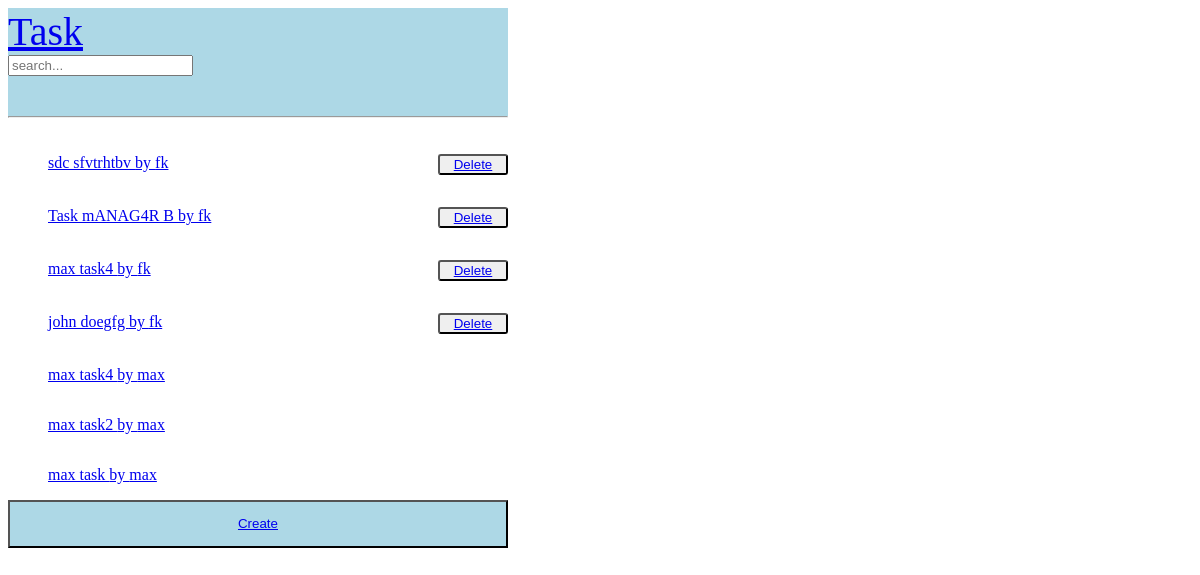
The page /task-home/ (signed in) on the database its author committed.
### base/models.py (models this page shows)
class Task(models.Model):
    user = models.ForeignKey(User, on_delete=models.CASCADE)
    name = models.CharField(max_length=50)
    details = models.TextField(null=True, blank=True)
    date_created = models.DateTimeField(auto_now_add=True)
    class Meta:
        ordering = ['-date_created']
    def __str__(self):
        return self.name

### base/views.py (the view)
# urls.py: path('task-home/', views.taskHome, name='task_home'),
def taskHome(request):
    q = request.GET.get('q')
    if  q != None:
        task = Task.objects.filter(name__icontains=q)
    else:
        task = Task.objects.all()
    context = {'task':task}
    return render (request, "base/task_home.html", context)

### base/templates/base/task_home.html
{% include "base/base.html" %}
{% block content %}
<div class="container">
    {% if user.is_authenticated %}
        {% for tasks in task %}
            <div class="list">
                <ol>
                    <li><a href="{% url 'task_view' tasks.id %}">{{ tasks }} by {{ tasks.user }} </a></li>
                    {% if request.user == tasks.user %}
                    <button class="button"><a id="delete" href="{% url 'task_delete' tasks.id %}">Delete</a></button>
                    {% endif %}
               </ol>
            </div>
        {% endfor %}
        <button class="create"><p><a href="{% url 'task_create' %}">Create</a></button>
    {% else %}
    <button class="create"><p><a href="{% url 'signuppage' %}">Signup</a></button>
    <button class="create"><p><a href="{% url 'loginpage' %}">login</a></button>
    {% endif %}
{% endblock content %}

### base/templates/base/base.html (shortened to what this page needs)
<html lang="en">
<head>
</head>
<body>
    <nav>
        <a href="{% url 'home' %}">Task</a>
        <form method="GET" action="{% url 'task_home' %}">
            <input type="text" placeholder="search..." name="q"/>
        </form>
        <p>
        <hr>
    </nav>
</body>
</html>

### base/templates/base/base.html (style rules this page uses)
nav { background: lightblue; width: 500px; font-size: 40px; font-family: Verdana; }
.container { background: white; width: 500px; border-radius: 150px; }
div { display: grid; }
li { display: inline; list-style: none; }
p { color: lightblue; }
.button { float: right; border-radius: 3px; width: 70px; color: rgb(1, 1, 1); background: lightblueblue; l: none; }
.create { background-color: lightblue; }

### rows shown on the page
Task: name "sdc sfvtrhtbv", user "fk", shows "Delete"
Task: name "Task mANAG4R B", user "fk", shows "Delete"
Task: name "max task4", user "fk", shows "Delete"
Task: name "john doegfg", user "fk", shows "Delete"
Task: name "max task4", user "max"
Task: name "max task2", user "max"
Task: name "max task", user "max"
